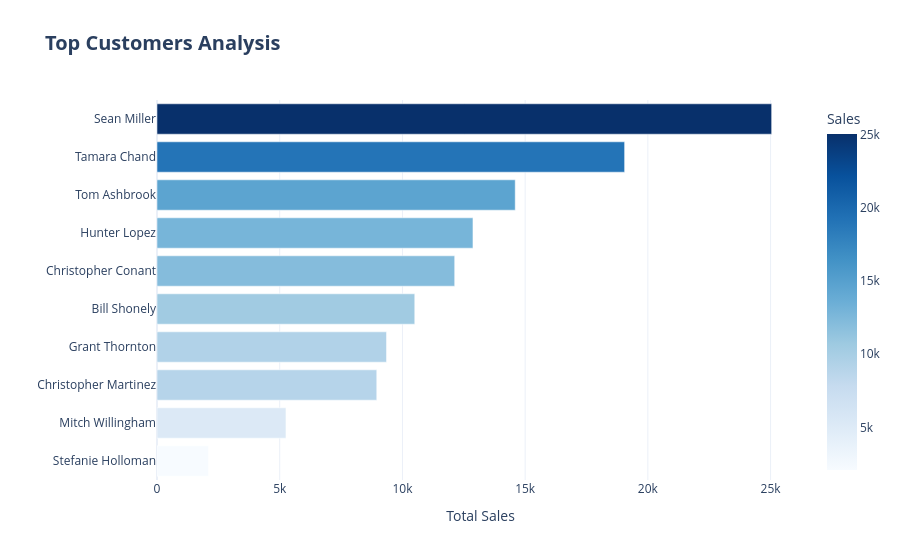

Notebook cell for this chart:
### Code cell
import plotly.express as px

fig = px.bar(
    top_customer,
    x="Sales",
    y="Customer_Name",
    orientation="h",
    title="<b>Top Customers Analysis</b>",
    hover_data={
        "Sales": ":.1f",
        "Sales_AVG": ":.1f",
        "Order_Count": True
    },
    labels={
        "Customer_Name": "Customer Name",
        
        "Sales_AVG": "Average Sales",
        "Order_Count": "Total Orders"
    },
    color="Sales",
    color_continuous_scale="Blues"
)

fig.update_layout(
    template="plotly_white",
    xaxis_title="Total Sales",
    yaxis_title="",
    title_font_size=20,
    yaxis={'categoryorder':'total ascending'},
    hoverlabel=dict(
        bgcolor="white",
        font_size=13,
        font_family="Arial"
    )
)
fig.show()

### Figure 1 — Plotly figure (JSON) as saved in the notebook; plotly's stock layout.template omitted (floating-point values rounded to 4 significant figures)
{"data": [{"customdata": [[1751.0, 3.0], [1670.0, 15.0], [1588.0, 12.0], [1558.0, 6.0], [1460.0, 10.0], [1170.0, 11.0], [1167.0, 9.0], [1103.0, 11.0], [1048.0, 2.0], [895.4, 10.0]], "hovertemplate": "Sales=%{marker.color:.1f}<br>Customer Name=%{y}<br>Average Sales=%{customdata[0]:.1f}<br>Total Orders=%{customdata[1]}<extra></extra>", "legendgroup": "", "marker": {"color": [5254.0, 25040.0, 19050.0, 9351.0, 14600.0, 12870.0, 10500.0, 12130.0, 2096.0, 8954.0], "coloraxis": "coloraxis", "pattern": {"shape": ""}}, "name": "", "orientation": "h", "showlegend": false, "textposition": "auto", "type": "bar", "x": [5254.0, 25040.0, 19050.0, 9351.0, 14600.0, 12870.0, 10500.0, 12130.0, 2096.0, 8954.0], "xaxis": "x", "y": ["Mitch Willingham", "Sean Miller", "Tamara Chand", "Grant Thornton", "Tom Ashbrook", "Hunter Lopez", "Bill Shonely", "Christopher Conant", "Stefanie Holloman", "Christopher Martinez"], "yaxis": "y"}], "layout": {"barmode": "relative", "coloraxis": {"autocolorscale": false, "colorbar": {"title": {"text": "Sales"}}, "colorscale": [[0, "rgb(247,251,255)"], [0.125, "rgb(222,235,247)"], [0.25, "rgb(198,219,239)"], [0.375, "rgb(158,202,225)"], [0.5, "rgb(107,174,214)"], [0.625, "rgb(66,146,198)"], [0.75, "rgb(33,113,181)"], [0.875, "rgb(8,81,156)"], [1, "rgb(8,48,107)"]]}, "hoverlabel": {"bgcolor": "white", "font": {"family": "Arial", "size": 13}}, "legend": {"tracegroupgap": 0}, "title": {"font": {"size": 20}, "text": "<b>Top Customers Analysis</b>"}, "xaxis": {"anchor": "y", "domain": [0, 1], "title": {"text": "Total Sales"}}, "yaxis": {"anchor": "x", "categoryorder": "total ascending", "domain": [0, 1], "title": {"text": ""}}}}
